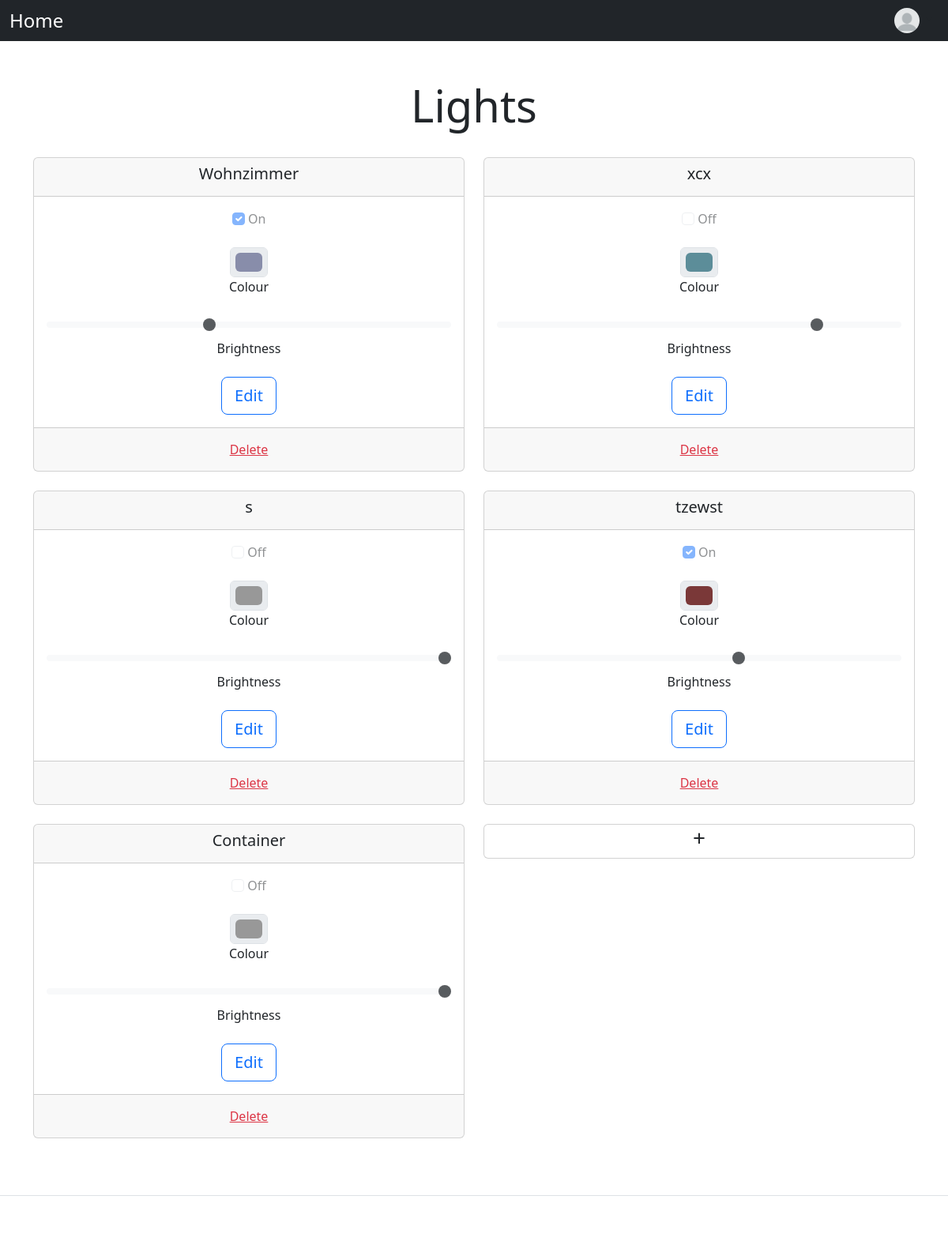
Page / (signed in) on the earlier database version.
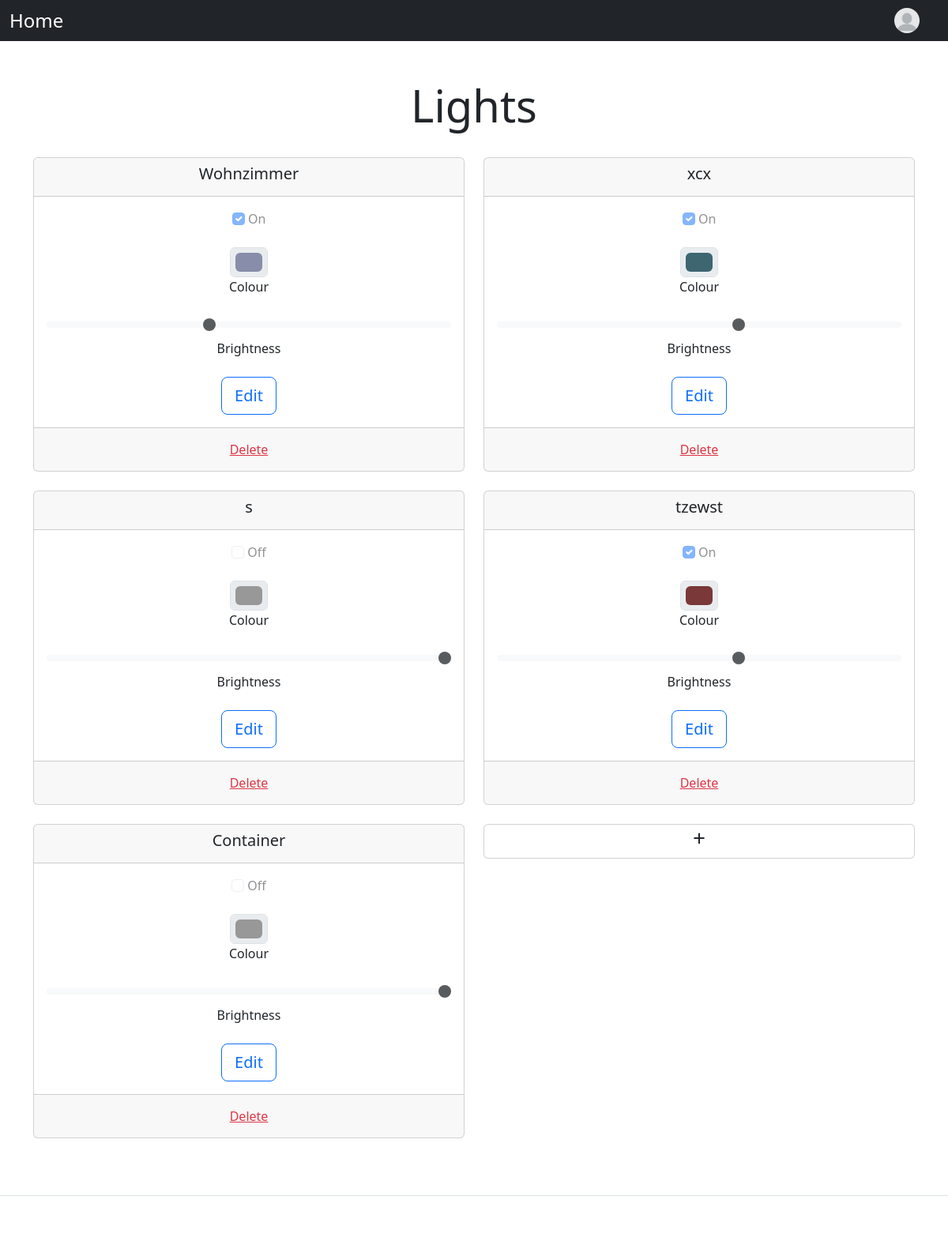
Same page on the later database version.
### lights/models.py (models this page shows)
class Light(models.Model):
    name = models.CharField(max_length=200)
    status = models.BooleanField(default=False)
    colour = models.CharField(max_length=200, default="#989898")
    brightness = models.IntegerField(default=100)

### lights/views.py (the view)
# urls.py: path('', views.index, name='index'),
@login_required
@user_passes_test(active_check)
def index(request):
    if request.method == "POST":
        form = AddForm(request.POST)
        if form.is_valid():
            light = form.save(commit=False)
            light.save()
        return redirect("index")
    else:
        light_list = Light.objects.all()
        context = {"latest_light_list": light_list}
        return render(request, "lights/index.html", context)

### lights/views.py (called while the page is built)
def active_check(user):
    account = Account.objects.get(user=user)
    return account.active

### lights/templates/lights/index.html (shortened to what this page needs)
{% include "header.html" %}
<div class="px-3 py-3 pt-md-5 pb-md-4 mx-auto text-center">
    <h1 class="display-4">Lights</h1>
</div>
<div class="container text-center">
    <div class="row row-cols-2 gx-4 d-flex align-items-stretch">
        {% for light in latest_light_list %}
            <div class="col">
                <div class="card mb-4">
                    <div class="card-header">
                        <h5 class="card-title">{{ light.name }}</h5>
                    </div>
                    <div class="card-body">
                        <div class="mb-4">
                            <input class="form-check-input" type="checkbox" role="switch" id="status_{{ forloop.counter }}"
                                   disabled {% if light.status %} checked{% endif %}>
                            <label class="form-check-label" for="status_{{ forloop.counter }}">{% if light.status %} On {% else %}
                                Off {% endif %}</label>
                        </div>
                        <div class="mb-4">
                            <input type="color" class="form-control form-control-color mx-auto" id="colour_{{ forloop.counter }}"
                                   value="{{ light.colour }}" disabled>
                            <label class="form-check-label" for="colour_{{ forloop.counter }}">Colour</label>
                        </div>
                        <div class="mb-4">
                            <input type="range" class="form-range" min="0" max="100" step="10" id="brightness_{{ forloop.counter }}"
                                   value="{{ light.brightness }}" disabled>
                            <label class="form-check-label" for="brightness_{{ forloop.counter }}">Brightness</label>
                        </div>
                        <a href="{% url 'detailLight' light.id %}" class="btn btn-outline-primary btn-lg btn-block">Edit</a>
                    </div>
                    <div class="card-footer text-muted">
                        <form action="{% url 'deleteLight' light.id %}" method="post">
                            <button type="submit" class="btn mx-auto link-danger btn-link">Delete</button>
                        </form>
                    </div>
                </div>
            </div>
        {% endfor %}
        <div class="col">
            <div class="card mb-4">
                <a href="{% url 'addLight' %}" class="my-auto stretched-link nav-link text-dark"><h3>+</h3></a>
            </div>
        </div>
    </div>
</div>
{% include "footer.html" %}

### lights/templates/header.html (shortened to what this page needs)
<!DOCTYPE html>
<html lang="de" data-bs-theme="">
<head>
    <link href="https://cdn.jsdelivr.net/npm/bootstrap@5.3.0-alpha1/dist/css/bootstrap.min.css" rel="stylesheet"
>
</head>
<body>
    {% load static %}
    <div class="navbar navbar-expand-lg navbar-dark bg-dark">
        <div class="container-fluid">
            <div class="fs-4">
                <a href="{% url 'index'%}" class="nav-bar-brand text-white nav-link me-2">Home</a>
            </div>
            {% if user.is_authenticated %}
            <div class="">
                <div class="nav-item dropdown me-2">
                    <a href="" class="nav-link dropdown-toggle" data-bs-toggle="dropdown"
                        data-bs-target="#profileContent" aria-expanded="false" aria-label="Toggle profile" role="button">
                        <img src="{% static 'users/images/default-profile-pic.png' %}" alt="profile" width="32" height="32" class="rounded-circle">
                    </a>
                </div>
            </div>
            {% endif %}
        </div>
    </div>

### lights/templates/footer.html (shortened to what this page needs)
<div class="pt-4 my-md-5 pt-md-5 border-top">
</div>
</body>
</html>

Differences in the rows shown:
changed Light "xcx": status "☐" → "☑"; colour "#5c8d99" → "#3d6671"; brightness "80" → "60"; status "Off" → "On"
